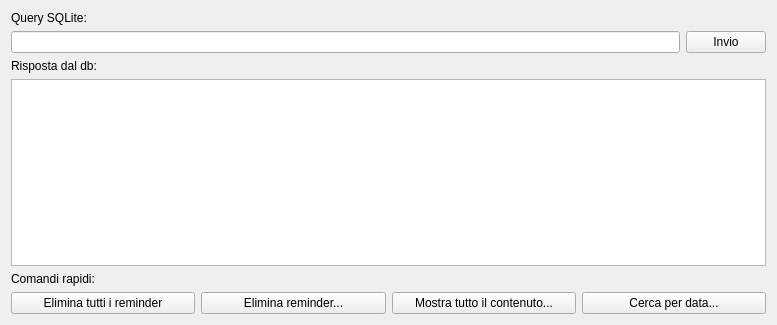
<?xml version="1.0" encoding="UTF-8"?>
<ui version="4.0">
 <class>Form</class>
 <widget class="QWidget" name="Form">
  <property name="geometry">
   <rect>
    <x>0</x>
    <y>0</y>
    <width>777</width>
    <height>325</height>
   </rect>
  </property>
  <property name="windowTitle">
   <string>Comandi SQL manuali</string>
  </property>
  <layout class="QVBoxLayout" name="verticalLayout">
   <item>
    <widget class="QLabel" name="label">
     <property name="text">
      <string>Query SQLite:</string>
     </property>
    </widget>
   </item>
   <item>
    <layout class="QHBoxLayout" name="horizontalLayout">
     <item>
      <widget class="QLineEdit" name="lineEdit"/>
     </item>
     <item>
      <widget class="QPushButton" name="pushButton_invio">
       <property name="text">
        <string>Invio</string>
       </property>
      </widget>
     </item>
    </layout>
   </item>
   <item>
    <layout class="QGridLayout" name="gridLayout_3">
     <property name="topMargin">
      <number>0</number>
     </property>
     <item row="1" column="1">
      <widget class="QTextBrowser" name="textBrowser"/>
     </item>
     <item row="2" column="1">
      <layout class="QGridLayout" name="gridLayout_2">
       <property name="topMargin">
        <number>0</number>
       </property>
       <item row="1" column="2">
        <widget class="QPushButton" name="pushButton_seleziona">
         <property name="text">
          <string>Mostra tutto il contenuto...</string>
         </property>
        </widget>
       </item>
       <item row="1" column="1">
        <widget class="QPushButton" name="pushButton_elimina">
         <property name="text">
          <string>Elimina reminder...</string>
         </property>
        </widget>
       </item>
       <item row="1" column="3">
        <widget class="QPushButton" name="pushButton_cerca">
         <property name="text">
          <string>Cerca per data...</string>
         </property>
        </widget>
       </item>
       <item row="1" column="0">
        <widget class="QPushButton" name="pushButton_eliminatutti">
         <property name="text">
          <string>Elimina tutti i reminder</string>
         </property>
        </widget>
       </item>
       <item row="0" column="0">
        <widget class="QLabel" name="label_2">
         <property name="text">
          <string>Comandi rapidi:</string>
         </property>
        </widget>
       </item>
      </layout>
     </item>
     <item row="0" column="1">
      <widget class="QLabel" name="label_3">
       <property name="text">
        <string>Risposta dal db:</string>
       </property>
      </widget>
     </item>
    </layout>
   </item>
  </layout>
 </widget>
 <resources/>
 <connections>
  <connection>
   <sender>pushButton_invio</sender>
   <signal>clicked()</signal>
   <receiver>Form</receiver>
   <slot>invio_pulsante()</slot>
   <hints>
    <hint type="sourcelabel">
     <x>766</x>
     <y>51</y>
    </hint>
    <hint type="destinationlabel">
     <x>640</x>
     <y>6</y>
    </hint>
   </hints>
  </connection>
  <connection>
   <sender>pushButton_elimina</sender>
   <signal>clicked()</signal>
   <receiver>Form</receiver>
   <slot>elimina_pulsante()</slot>
   <hints>
    <hint type="sourcelabel">
     <x>364</x>
     <y>313</y>
    </hint>
    <hint type="destinationlabel">
     <x>174</x>
     <y>319</y>
    </hint>
   </hints>
  </connection>
  <connection>
   <sender>pushButton_seleziona</sender>
   <signal>clicked()</signal>
   <receiver>Form</receiver>
   <slot>seleziona_pulsante()</slot>
   <hints>
    <hint type="sourcelabel">
     <x>575</x>
     <y>313</y>
    </hint>
    <hint type="destinationlabel">
     <x>338</x>
     <y>318</y>
    </hint>
   </hints>
  </connection>
  <connection>
   <sender>pushButton_cerca</sender>
   <signal>clicked()</signal>
   <receiver>Form</receiver>
   <slot>cerca_pulsante()</slot>
   <hints>
    <hint type="sourcelabel">
     <x>706</x>
     <y>303</y>
    </hint>
    <hint type="destinationlabel">
     <x>738</x>
     <y>318</y>
    </hint>
   </hints>
  </connection>
  <connection>
   <sender>pushButton_eliminatutti</sender>
   <signal>clicked()</signal>
   <receiver>Form</receiver>
   <slot>eliminatutti_pulsante()</slot>
   <hints>
    <hint type="sourcelabel">
     <x>150</x>
     <y>297</y>
    </hint>
    <hint type="destinationlabel">
     <x>33</x>
     <y>317</y>
    </hint>
   </hints>
  </connection>
 </connections>
 <slots>
  <slot>invio_pulsante()</slot>
  <slot>elimina_pulsante()</slot>
  <slot>seleziona_pulsante()</slot>
  <slot>cerca_pulsante()</slot>
  <slot>inserisci_pulsante()</slot>
  <slot>eliminatutti_pulsante()</slot>
 </slots>
</ui>
